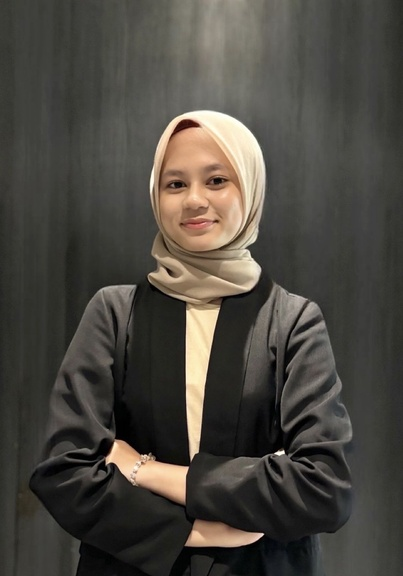
#> input picture fotoo.jpg, 403 x 576 px, shrunk from 1041 x 1489 before the run, given in place of fotoo.jpeg, which was not available
$ python watermark.py watermark_evaluation.png
#> lines starting #> are read from the running program, lines starting #| are printed output that depends on the picture; after the words box and inside, x2 and y2 are one past the last pixel; in counts of white or black regions, pixels touching at a corner belong together; pictures that were not available may be replaced by others from this repository, and a replacement may not be noted
"""
Watermarking Teks — DCT-QIM From Scratch
=========================================
Teknik  : QIM (Quantization Index Modulation) pada domain DCT 8×8
Kanal   : Luminance (Y) dari ruang warna YCbCr
Posisi  : Koefisien mid-frekuensi (u=4, v=1) tiap blok 8×8
"""

import sys
import numpy as np
import matplotlib.pyplot as plt
import os

try:
    from PIL import Image
    _PIL = True
except ImportError:
    _PIL = False


EMBED_POS  = (4, 1)
PENANDA    = '###SELESAI###'
DELTA_DEF  = 25.0


_LUMA_Q50 = np.array([
    [16, 11, 10, 16, 24, 40, 51, 61],
    [12, 12, 14, 19, 26, 58, 60, 55],
    [14, 13, 16, 24, 40, 57, 69, 56],
    [14, 17, 22, 29, 51, 87, 80, 62],
    [18, 22, 37, 56, 68,109,103, 77],
    [24, 35, 55, 64, 81,104,113, 92],
    [49, 64, 78, 87,103,121,120,101],
    [72, 92, 95, 98,112,100,103, 99],
], dtype=np.float64)

_CHROMA_Q50 = np.array([
    [17, 18, 24, 47, 99, 99, 99, 99],
    [18, 21, 26, 66, 99, 99, 99, 99],
    [24, 26, 56, 99, 99, 99, 99, 99],
    [47, 66, 99, 99, 99, 99, 99, 99],
    [99, 99, 99, 99, 99, 99, 99, 99],
    [99, 99, 99, 99, 99, 99, 99, 99],
    [99, 99, 99, 99, 99, 99, 99, 99],
    [99, 99, 99, 99, 99, 99, 99, 99],
], dtype=np.float64)


def get_quant_table(qf: int, channel: str = 'luma') -> np.ndarray:
    """
    Skala tabel kuantisasi berdasarkan Quality Factor (1–100).

    Rumus (spesifikasi JPEG):
      qf < 50 → scale = 5000 / qf
      qf ≥ 50 → scale = 200 − 2×qf
      table   = floor((base × scale + 50) / 100), clamp [1, 255]
    """
    qf    = int(np.clip(qf, 1, 100))
    scale = 5000.0 / qf if qf < 50 else 200.0 - 2.0 * qf
    base  = _LUMA_Q50 if channel == 'luma' else _CHROMA_Q50
    table = np.floor((base * scale + 50.0) / 100.0)
    return np.clip(table, 1.0, 255.0)


def _build_dct_matrix(N: int = 8) -> np.ndarray:
    """
    Bangun matriks DCT-II ortogonal N×N.

    D[k,n] = sqrt(1/N)                              , k = 0
           = sqrt(2/N) · cos(π·k·(2n+1) / (2N))   , k > 0

    Karena D ortogonal: D⁻¹ = Dᵀ
    """
#> called with N = 8
    D = np.zeros((N, N), dtype=np.float64)
    for k in range(N):
        for n in range(N):
            if k == 0:
                D[k, n] = np.sqrt(1.0 / N)
            else:
                D[k, n] = np.sqrt(2.0 / N) * np.cos(np.pi * k * (2*n + 1) / (2.0 * N))
    return D


_D  = _build_dct_matrix(8)
_DT = _D.T


def dct2(block: np.ndarray) -> np.ndarray:
    """2D DCT-II blok 8×8:  F = D · f · Dᵀ"""
    return _D @ block @ _DT


def idct2(F: np.ndarray) -> np.ndarray:
    """2D IDCT-II blok 8×8:  f = Dᵀ · F · D"""
    return _DT @ F @ _D


# KONVERSI RUANG WARNA

def rgb_to_ycbcr(img: np.ndarray) -> np.ndarray:
    """RGB uint8 [H,W,3] → YCbCr float64 [H,W,3]  (ITU-R BT.601)"""
    R = img[:, :, 0].astype(np.float64)
    G = img[:, :, 1].astype(np.float64)
    B = img[:, :, 2].astype(np.float64)
    Y  =  0.29900*R + 0.58700*G + 0.11400*B
    Cb = -0.16874*R - 0.33126*G + 0.50000*B + 128.0
    Cr =  0.50000*R - 0.41869*G - 0.08131*B + 128.0
    return np.stack([Y, Cb, Cr], axis=2)


def ycbcr_to_rgb(ycbcr: np.ndarray) -> np.ndarray:
    """YCbCr float64 [H,W,3] → RGB uint8 [H,W,3]"""
    Y  = ycbcr[:, :, 0]
    Cb = ycbcr[:, :, 1] - 128.0
    Cr = ycbcr[:, :, 2] - 128.0
    R  = Y + 1.40200 * Cr
    G  = Y - 0.34414 * Cb - 0.71414 * Cr
    B  = Y + 1.77200 * Cb
    return np.clip(np.stack([R, G, B], axis=2), 0, 255).astype(np.uint8)


def jpeg_simulate(img_rgb: np.ndarray, qf: int) -> np.ndarray:
    """
    Simulasi kompresi-dekompresi JPEG dari scratch.

    Pipeline:
      1. RGB → YCbCr
      2. Pad ke kelipatan 8
      3. Batch DCT-II  : F  = D · blok · Dᵀ
      4. Kuantisasi    : Fq = round(F / Q) × Q   ← lossy
      5. Batch IDCT-II : rekon = Dᵀ · Fq · D
      6. Crop padding, clip [0, 255]
      7. YCbCr → RGB
    """
    ycbcr  = rgb_to_ycbcr(img_rgb)
    H, W   = ycbcr.shape[:2]
    pH     = H + (-H % 8)
    pW     = W + (-W % 8)
    nh, nw = pH // 8, pW // 8
    out    = np.zeros((H, W, 3), dtype=np.float64)

    for c in range(3):
        qtable = get_quant_table(qf, 'luma' if c == 0 else 'chroma')
        ch     = ycbcr[:, :, c]
        padded = np.pad(ch, ((0, pH - H), (0, pW - W)), mode='edge') - 128.0
        blocks = padded.reshape(nh, 8, nw, 8).transpose(0, 2, 1, 3)
        F      = _D @ blocks @ _DT
        Fq     = np.round(F / qtable) * qtable
        rekon  = _DT @ Fq @ _D
        recon  = rekon.transpose(0, 2, 1, 3).reshape(pH, pW)
        out[:, :, c] = np.clip(recon[:H, :W] + 128.0, 0.0, 255.0)

    return ycbcr_to_rgb(out)


# KONVERSI TEKS ↔ BINER

def teks_ke_biner(teks: str) -> str:
    """Ubah teks menjadi string biner (8 bit per karakter)."""
    return ''.join(format(ord(c), '08b') for c in teks)


def biner_ke_teks(biner: str) -> str:
    """Ubah string biner kembali menjadi teks."""
    teks = ''
    for i in range(0, len(biner) - 7, 8):
        teks += chr(int(biner[i:i+8], 2))
    return teks


# QIM — QUANTIZATION INDEX MODULATION

def _embed_bit_qim(coeff: float, bit: int, delta: float) -> float:
    """
    Sisipkan 1 bit ke dalam koefisien DCT menggunakan QIM.

    Kuantizer ganda:
      bit 0 → nearest even  multiple of delta: 2 × round(coeff / 2δ) × δ
      bit 1 → nearest odd   multiple of delta: (2 × round((coeff − δ) / 2δ) + 1) × δ

    Maksimum distorsi = δ/2  (terkontrol, tidak bergantung nilai koefisien).
    """
    if bit == 0:
        q = int(round(coeff / (2.0 * delta)))
        return float(2.0 * q * delta)
    else:
        q = int(round((coeff - delta) / (2.0 * delta)))
        return float((2.0 * q + 1) * delta)


def _extract_bit_qim(coeff: float, delta: float) -> int:
    """
    Ekstrak 1 bit dari koefisien DCT (semi-blind — tidak butuh gambar asli).

    bit = round(coeff / delta) mod 2
    Python % selalu menghasilkan 0 atau 1 untuk operand positif maupun negatif.
    """
    return int(round(coeff / delta)) % 2


def sisipkan_watermark(
    nama_foto_asli: str,
    nama_foto_hasil: str,
    teks_watermark: str,
    delta: float = DELTA_DEF
) -> np.ndarray:
    """
    Sisipkan watermark teks ke foto menggunakan DCT-QIM.

    Pipeline:
      1. Baca foto → RGB
      2. RGB → YCbCr
      3. Pad kanal Y ke kelipatan 8
      4. Tiap blok 8×8 → DCT → modifikasi koefisien EMBED_POS dengan QIM
      5. IDCT → rekonstruksi kanal Y
      6. YCbCr → RGB → simpan sebagai PNG (lossless)

    Returns: numpy uint8 [H,W,3] foto yang sudah disisipkan watermark.
    """
#> called with nama_foto_asli = 'fotoo.jpeg', nama_foto_hasil = 'foto_watermark.png', teks_watermark = 'Tiara18224078', delta = 25
    if not (_PIL and os.path.exists(nama_foto_asli)):
        raise FileNotFoundError(f"File '{nama_foto_asli}' tidak ditemukan.")

    img  = np.array(Image.open(nama_foto_asli).convert('RGB'))
#> img is the input picture: shape (576, 403, 3); mean R, G, B 75.4, 71.7, 64.7
    H, W = img.shape[:2]
#> H = 576; W = 403

    # --- Persiapan bit payload ---
    payload  = teks_watermark + PENANDA
    bits     = teks_ke_biner(payload)
    n_bits   = len(bits)
    n_blocks = (H // 8) * (W // 8)
#> n_blocks = 3600

    print(f"Watermark     : '{teks_watermark}'")
    print(f"Payload       : {n_bits} bit  ({len(payload)} karakter)")
    print(f"Kapasitas foto: {n_blocks} blok 8×8 tersedia")
#| Kapasitas foto: 3600 blok 8×8 tersedia

    if n_bits > n_blocks:
        raise ValueError(
            f"Teks terlalu panjang! Butuh {n_bits} blok, tersedia {n_blocks}."
        )

    ycbcr = rgb_to_ycbcr(img).copy()
#> in rgb_to_ycbcr, `R = img[:, :, 0].astype(np.float64)`:
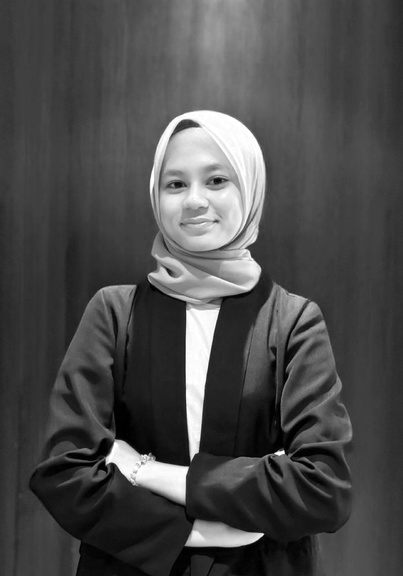
#> R: shape (576, 403) float64; min 0, max 255, mean 75.4
#> in rgb_to_ycbcr, `B = img[:, :, 2].astype(np.float64)`:
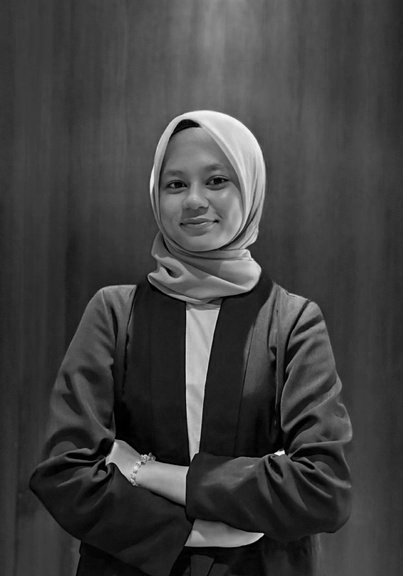
#> B: shape (576, 403) float64; min 0, max 248, mean 64.7
#> in rgb_to_ycbcr, `Cr =  0.50000*R - 0.41869*G - 0.08131*B + 128.0`:
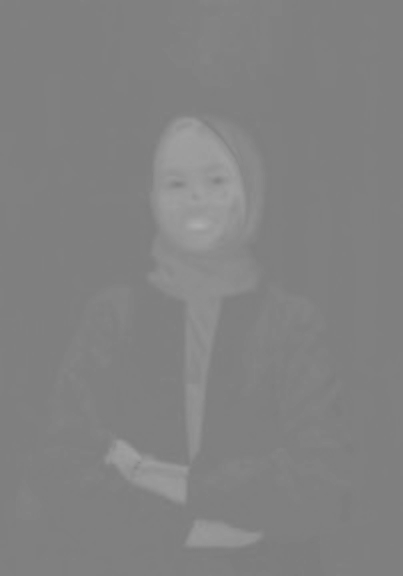
#> Cr: shape (576, 403) float64; min 123.6, max 173.9, mean 130.4
#> in rgb_to_ycbcr, `return np.stack([Y, Cb, Cr], axis=2)`:
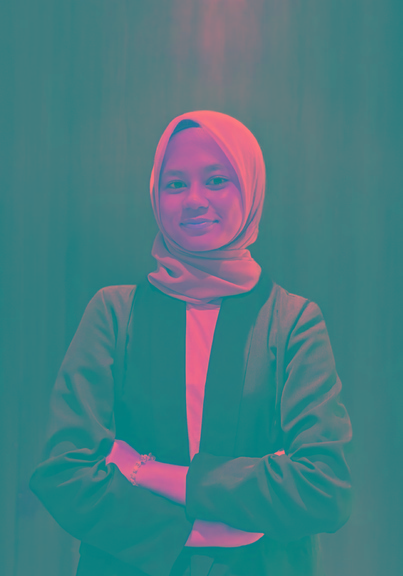
#> returned value: shape (576, 403, 3) float64; mean of channels 0, 1, 2 72, 123.9, 130.4; drawn as R, G, B
    Y     = ycbcr[:, :, 0].copy()
    pH    = H + (-H % 8)
#> pH = 576
    pW    = W + (-W % 8)
#> pW = 408
    Ypad  = np.pad(Y, ((0, pH - H), (0, pW - W)), mode='edge') - 128.0
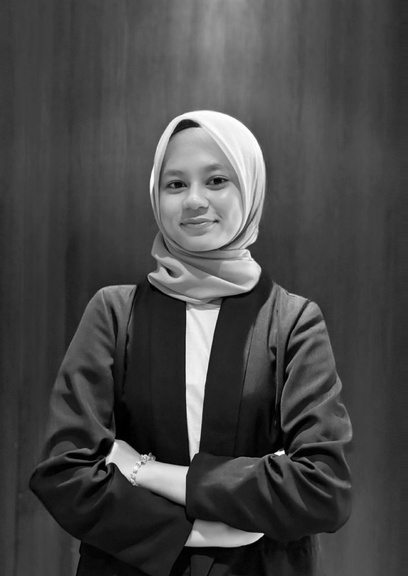
#> Ypad: shape (576, 408) float64; min -128, max 126.2, mean -56.2; drawn with min black and max white

    nh, nw = pH // 8, pW // 8
#> nh = 72; nw = 51
    u, v   = EMBED_POS

    bit_idx = 0
    for bi in range(nh):
        for bj in range(nw):
            if bit_idx >= n_bits:
                break
            block       = Ypad[bi*8:(bi+1)*8, bj*8:(bj+1)*8].copy()
            F           = dct2(block)
            F[u, v]     = _embed_bit_qim(F[u, v], int(bits[bit_idx]), delta)
            Ypad[bi*8:(bi+1)*8, bj*8:(bj+1)*8] = idct2(F)
            bit_idx    += 1
        if bit_idx >= n_bits:
            break
#> Ypad: shape (576, 408) float64; 5.66% of pixels changed, all inside (x1, y1, x2, y2) = (0, 0, 408, 40)
#> after the loop, bit_idx = 208

    ycbcr[:, :, 0] = np.clip(Ypad[:H, :W] + 128.0, 0.0, 255.0)
    result = ycbcr_to_rgb(ycbcr)
#> in ycbcr_to_rgb, `Cr = ycbcr[:, :, 2] - 128.0`:
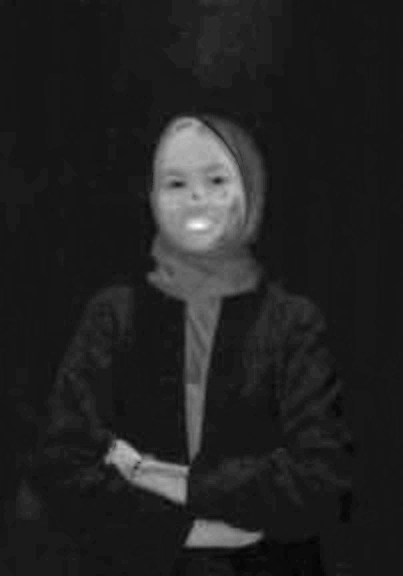
#> Cr: shape (576, 403) float64; min -4.42, max 45.91, mean 2.4; drawn with min black and max white

    Image.fromarray(result).save(nama_foto_hasil)
    print(f"\nBerhasil! Foto tersimpan sebagai '{nama_foto_hasil}'")
    print(f"Bit tersisip  : {bit_idx} bit pada {bit_idx} blok pertama dari {n_blocks} blok")
#| Bit tersisip  : 208 bit pada 208 blok pertama dari 3600 blok
    return result


def baca_watermark(
    nama_foto: str,
    delta: float = DELTA_DEF,
    max_chars: int = 500
) -> str:
    """
    Baca watermark yang tersembunyi dalam foto (semi-blind — tidak butuh foto asli).

    Pipeline:
      1. Buka foto → RGB → YCbCr
      2. Pad kanal Y ke kelipatan 8
      3. Tiap blok 8×8 → DCT 2D
      4. Baca koefisien EMBED_POS, hitung bit via QIM
      5. Kumpulkan bit → konversi ke teks → cari penanda '###SELESAI###'
    """
#> called with nama_foto = 'foto_watermark.png', delta = 25, max_chars = 500
    if not (_PIL and os.path.exists(nama_foto)):
        raise FileNotFoundError(f"File '{nama_foto}' tidak ditemukan.")

    img  = np.array(Image.open(nama_foto).convert('RGB'))
    H, W = img.shape[:2]
#> H = 576; W = 403

    ycbcr    = rgb_to_ycbcr(img)
    Y        = ycbcr[:, :, 0]
    pH       = H + (-H % 8)
#> pH = 576
    pW       = W + (-W % 8)
#> pW = 408
    Ypad     = np.pad(Y, ((0, pH - H), (0, pW - W)), mode='edge') - 128.0

    nh, nw   = pH // 8, pW // 8
#> nh = 72; nw = 51
    u, v     = EMBED_POS
    max_bits = min(max_chars * 8 * 10, nh * nw)
#> max_bits = 3672

    bits_list = []
    for bi in range(nh):
        for bj in range(nw):
            if len(bits_list) >= max_bits:
                break
            block = Ypad[bi*8:(bi+1)*8, bj*8:(bj+1)*8]
            F     = dct2(block)
            bits_list.append(str(_extract_bit_qim(F[u, v], delta)))
        if len(bits_list) >= max_bits:
            break
#> after the loop, bits_list = 3672 items, first 6: '0', '1', '0', '1', '0', '1'

    raw = biner_ke_teks(''.join(bits_list))

    print(f"Foto   : {nama_foto}  ({W}×{H} px)")
#| Foto   : foto_watermark.png  (403×576 px)
    print(f"Metode : DCT-QIM  |  delta={delta}  |  posisi koef={EMBED_POS}")
    print("-" * 55)

    if PENANDA in raw:
        watermark = raw[:raw.index(PENANDA)]
        print(f"Watermark ditemukan : '{watermark}'")
#| Watermark ditemukan : 'Tiara1224078'
        return watermark
    else:
        print("Watermark TIDAK ditemukan  (penanda akhir tidak terdeteksi).")
        print(f"  Cuplikan teks : {raw[:60]!r}")
        print()
        print("  Kemungkinan penyebab:")
        print("  • Foto dikompresi JPEG setelah penyisipan (gunakan PNG/BMP)")
        print("  • Nilai delta berbeda dengan saat penyisipan")
        print("  • Foto bukan hasil sisipkan_watermark() ini")
        return ''


def psnr(ref: np.ndarray, test: np.ndarray) -> float:
    """PSNR (Peak Signal-to-Noise Ratio) dalam dB."""
    mse = np.mean((ref.astype(np.float64) - test.astype(np.float64)) ** 2)
#> mse = 0.664
    return float('inf') if mse == 0 else 10.0 * np.log10(255.0**2 / mse)


def bit_accuracy(teks_asli: str, teks_ekstrak: str) -> float:
    """Akurasi bit antara watermark asli dan hasil ekstraksi (0.0–1.0)."""
    b1 = teks_ke_biner(teks_asli + PENANDA)
    te = teks_ekstrak[:len(teks_asli)] if len(teks_ekstrak) >= len(teks_asli) \
         else teks_ekstrak.ljust(len(teks_asli))
    b2 = teks_ke_biner(te + PENANDA)
    n  = min(len(b1), len(b2))
    return sum(c1 == c2 for c1, c2 in zip(b1[:n], b2[:n])) / n if n else 0.0


def normalized_correlation(teks_asli: str, teks_ekstrak: str) -> float:
    """NC antara vektor bit watermark asli dan ekstraksi (dipetakan ke {-1,+1})."""
    te  = teks_ekstrak[:len(teks_asli)].ljust(len(teks_asli))
    b1  = np.array([int(b)*2-1 for b in teks_ke_biner(teks_asli)], dtype=np.float64)
    b2  = np.array([int(b)*2-1 for b in teks_ke_biner(te)],        dtype=np.float64)
    den = np.linalg.norm(b1) * np.linalg.norm(b2)
    return float(np.dot(b1, b2) / den) if den > 1e-12 else 0.0


def evaluasi(
    nama_foto_asli: str,
    nama_foto_watermark: str,
    teks_watermark: str,
    delta: float = DELTA_DEF,
    qfs: list = None
) -> None:
    """
    Evaluasi ketahanan watermark terhadap kompresi JPEG di berbagai Quality Factor.
    Mencetak tabel akurasi bit & NC, lalu menampilkan visualisasi lengkap.
    """
    if qfs is None:
        qfs = [100, 90, 80, 70, 60, 50, 40, 30, 20, 10]

    ACC_THRESH = 0.90
    TMP        = '_tmp_eval.png'

    original = np.array(Image.open(nama_foto_asli).convert('RGB'))
    marked   = np.array(Image.open(nama_foto_watermark).convert('RGB'))

    print(f"\nPSNR watermarked : {psnr(original, marked):.2f} dB")
#| PSNR watermarked : 49.91 dB
    print(f"\n{'QF':>5}  {'Akurasi Bit':>12}  {'NC':>8}  {'PSNR (dB)':>10}  Status")
    print("-" * 62)

    acc_vals   = []
    nc_vals    = []
    psnr_vals  = []
    compressed = {}

    for qf in qfs:
        comp = jpeg_simulate(marked, qf)
#> the loop in jpeg_simulate, `for c in range(3):` made 3 passes
#> pass 2, in jpeg_simulate, `padded = np.pad(ch, ((0, pH - H), (0, pW - W)), mode='edge') - 128.0`:
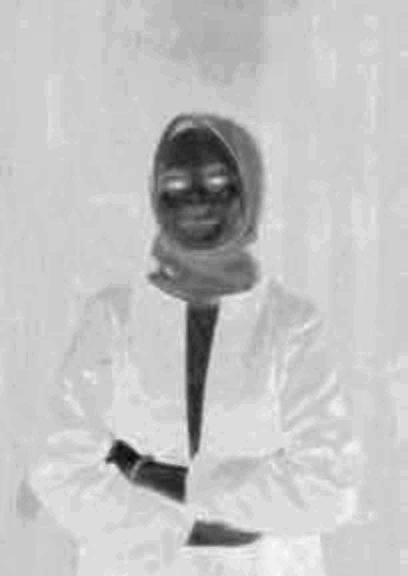
#> padded: shape (576, 408) float64; min -35.42, max 5.51, mean -4.18; drawn with min black and max white
        Image.fromarray(comp).save(TMP)
        wm_ex = baca_watermark(TMP, delta=delta, max_chars=500)
#> the loop in biner_ke_teks (call 2), `for i in range(0, len(biner) - 7, 8):` made 459 passes
#> teks on passes 1 to 3: 'T', 'Ti', 'Tia'
#| Foto   : _tmp_eval.png  (403×576 px)
#| Watermark ditemukan : 'Tiara1224078'

        acc = bit_accuracy(teks_watermark, wm_ex)
#> acc = 0.995
        nc  = normalized_correlation(teks_watermark, wm_ex)
#> nc = 0.981
        p   = psnr(original, comp)
#> p = 46.01

        acc_vals.append(acc)
        nc_vals.append(nc)
        psnr_vals.append(p)
        compressed[qf] = comp

        status  = "OK  (terekstrak)" if acc >= ACC_THRESH else "HILANG"
#> status = 'OK  (terekstrak)'
        wm_show = f"'{wm_ex}'" if len(wm_ex) <= 15 else f"'{wm_ex[:12]}...'"
        print(f"{qf:>5}  {acc*100:>11.1f}%  {nc:>8.4f}  {p:>10.2f}  {status}  {wm_show}")
#|   100         99.5%    0.9808       46.01  OK  (terekstrak)  'Tiara1224078'

    if os.path.exists(TMP):
        os.remove(TMP)

    first_lost = next((qf for qf, a in zip(qfs, acc_vals) if a < ACC_THRESH), None)
#> first_lost = 30
    print()
    if first_lost:
        print(f"=> Watermark rusak pada QF <= {first_lost}  (akurasi bit < {ACC_THRESH*100:.0f}%)")
#| => Watermark rusak pada QF <= 30  (akurasi bit < 90%)
    else:
        print("=> Watermark tetap terekstrak pada semua QF yang diuji.")

    # ---- Visualisasi ----
    SHOWCASE = [qfs[0], qfs[3], qfs[6], qfs[-1]]   # 4 titik representatif

    fig = plt.figure(figsize=(20, 13))
    fig.suptitle(
        f'Evaluasi Watermarking DCT-QIM — From Scratch\n'
        f'(teks="{teks_watermark}",  δ={delta},  posisi DCT={EMBED_POS})',
        fontsize=13, fontweight='bold'
    )

    # Baris 1 — foto asli, watermarked, selisih, info
    ax = fig.add_subplot(3, 4, 1)
    ax.imshow(original); ax.set_title('Foto Asli'); ax.axis('off')

    ax = fig.add_subplot(3, 4, 2)
    ax.imshow(marked); ax.set_title(f'Watermarked  (δ={delta})'); ax.axis('off')

    diff = np.clip(
        (marked.astype(np.int32) - original.astype(np.int32)) * 10 + 128, 0, 255
    ).astype(np.uint8)
    ax = fig.add_subplot(3, 4, 3)
    ax.imshow(diff); ax.set_title('Selisih ×10  (visibilitas)'); ax.axis('off')

    ax = fig.add_subplot(3, 4, 4)
    ax.axis('off')
    info = (
        f"Teks     : {teks_watermark}\n"
        f"Payload  : {len(teks_watermark + PENANDA)} karakter\n"
        f"         : {len(teks_ke_biner(teks_watermark + PENANDA))} bit\n"
        f"Metode   : DCT-QIM\n"
        f"Posisi   : koef {EMBED_POS}\n"
        f"Delta    : {delta}\n"
        f"PSNR     : {psnr(original, marked):.2f} dB"
    )
    ax.text(0.05, 0.95, info, transform=ax.transAxes, fontsize=9.5,
            verticalalignment='top', fontfamily='monospace',
            bbox=dict(boxstyle='round', facecolor='#fffde7', alpha=0.9))
    ax.set_title('Info Embedding')

    # Baris 2 — foto setelah kompresi JPEG
    for k, qf in enumerate(SHOWCASE):
        ax  = fig.add_subplot(3, 4, 5 + k)
        ax.imshow(compressed[qf])
        acc_v = acc_vals[qfs.index(qf)]
        nc_v  = nc_vals[qfs.index(qf)]
        sym   = '✓' if acc_v >= ACC_THRESH else '✗'
        ax.set_title(f'JPEG QF={qf}  {sym}\nAcc={acc_v*100:.0f}%   NC={nc_v:.3f}')
        ax.axis('off')
#> this loop made 4 passes
#> (acc_v, nc_v, sym) on passes 1 to 4: (0.995, 0.981, '✓'), (0.995, 0.981, '✓'), (0.995, 0.981, '✓'), (0.851, 0.404, '✗')

    # Baris 3 — teks terekstrak per QF
    TMP2 = '_tmp_vis.png'
    for k, qf in enumerate(SHOWCASE[:3]):
        Image.fromarray(compressed[qf]).save(TMP2)
        wm_v = baca_watermark(TMP2, delta=delta, max_chars=500)
#| Foto   : _tmp_vis.png  (403×576 px)
#| Watermark ditemukan : 'Tiara1224078'

        ax = fig.add_subplot(3, 4, 9 + k)
        ax.axis('off')
        warna = 'green' if wm_v == teks_watermark else 'red'
#> warna = 'red'
        ax.text(0.5, 0.60, f'"{wm_v}"',
                ha='center', va='center',
                fontsize=10, fontfamily='monospace', color=warna)
        ax.text(0.5, 0.25, f'QF = {qf}',
                ha='center', va='center', fontsize=9, color='gray')
        ax.set_title(f'Ekstrak WM  (QF={qf})')
        rect = plt.Rectangle((0.02, 0.02), 0.96, 0.96,
                              fill=False, edgecolor=warna,
                              linewidth=2, transform=ax.transAxes)
        ax.add_patch(rect)

    if os.path.exists(TMP2):
        os.remove(TMP2)

    # Plot Akurasi Bit & NC vs QF
    ax  = fig.add_subplot(3, 4, 12)
    ax2 = ax.twinx()
    lns1 = ax.plot(qfs, [a * 100 for a in acc_vals],
                   'b-o', linewidth=2.5, markersize=8, label='Akurasi Bit (%)')
#> lns1 = 1 item
    lns2 = ax2.plot(qfs, nc_vals,
                    'g-s', linewidth=2, markersize=6, label='NC', alpha=0.75)
#> lns2 = 1 item
    ax.axhline(ACC_THRESH * 100, color='red', linestyle='--',
               linewidth=1.8, label=f'Threshold {ACC_THRESH*100:.0f}%')
    if first_lost:
        ax.axvline(first_lost, color='orange', linestyle=':',
                   linewidth=2, label=f'Hilang QF={first_lost}')

    ax.set_xlabel('Quality Factor (QF)')
    ax.set_ylabel('Akurasi Bit (%)', color='blue')
    ax2.set_ylabel('Normalized Correlation', color='green')
    ax.set_title('Ketahanan Watermark vs Kompresi JPEG')
    ax.invert_xaxis()
    ax.set_ylim(-5, 110)
    ax2.set_ylim(-0.1, 1.1)
    ax.set_xlim(max(qfs) + 5, min(qfs) - 5)
    ax.grid(True, alpha=0.3)
    lns  = lns1 + lns2
#> lns = 2 items
    labs = [l.get_label() for l in lns]
#> labs = ['Akurasi Bit (%)', 'NC']
    ax.legend(lns, labs, fontsize=7, loc='lower right')

    plt.tight_layout()
    out_file = 'watermark_evaluation.png'
    plt.savefig(out_file, dpi=130, bbox_inches='tight')
    print(f"\nVisualisasi disimpan ke '{out_file}'")
    plt.show()


if __name__ == '__main__':

    args = sys.argv[1:]

    if args and args[0] == 'sisip':
        # --- Mode: sisipkan watermark ---
        if len(args) < 4:
            print("Penggunaan: python watermark.py sisip <foto_asli> <foto_hasil> <teks>")
            sys.exit(1)
        sisipkan_watermark(args[1], args[2], args[3])

    elif args and args[0] == 'baca':
        # --- Mode: baca watermark ---
        if len(args) < 2:
            print("Penggunaan: python watermark.py baca <foto_watermark>")
            sys.exit(1)
        baca_watermark(args[1])

    elif args and args[0] == 'evaluasi':
        # --- Mode: evaluasi ketahanan ---
        if len(args) < 4:
            print("Penggunaan: python watermark.py evaluasi <foto_asli> <foto_watermark> <teks>")
            sys.exit(1)
        evaluasi(args[1], args[2], args[3])

    else:
        # --- Demo lengkap (tanpa argumen) ---
        FOTO_ASLI  = 'fotoo.jpeg'
        FOTO_HASIL = 'foto_watermark.png'
        TEKS_WM    = 'Tiara18224078'

        print("=" * 65)
        print("  Watermarking DCT-QIM — From Scratch")
        print("=" * 65)

        # 1. Sisipkan
        print("\n[ SISIPKAN WATERMARK ]")
        marked = sisipkan_watermark(FOTO_ASLI, FOTO_HASIL, TEKS_WM)

        # 2. Baca kembali
        print("\n[ BACA WATERMARK ]")
        baca_watermark(FOTO_HASIL)

        # 3. Evaluasi ketahanan vs JPEG
        print("\n[ EVALUASI KETAHANAN VS JPEG ]")
        evaluasi(FOTO_ASLI, FOTO_HASIL, TEKS_WM)
